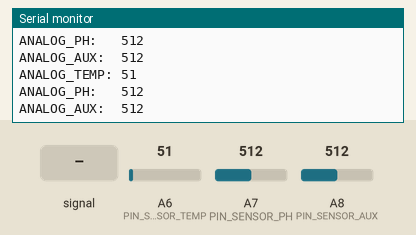
This sketch was run on a simulated Arduino Mega 2560, built with avr-gcc and run on an emulated ATmega2560. Parts: the last lines printed to the serial monitor. The test bench sets the inputs (shaded band); at power-on: A6 (PIN_SENSOR_TEMP) = 51, A7 (PIN_SENSOR_PH) = 512, A8 (PIN_SENSOR_AUX) = 512.

Above: at 1.8 s.
1.9 s: A8 (PIN_SENSOR_AUX) fed a 200 Hz sine of ±81 counts around its level
At 2.6 s:
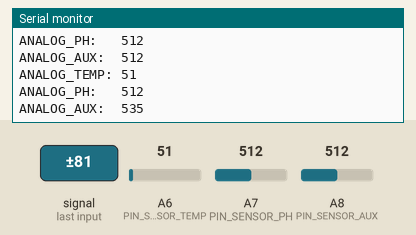
3.4 s: A6 (PIN_SENSOR_TEMP) set to 61
At 4.7 s:
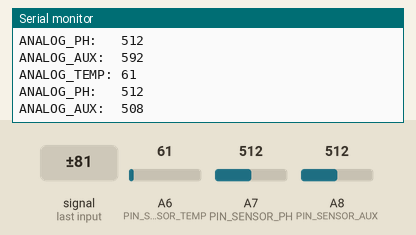
4.9 s: A7 (PIN_SENSOR_PH) set to 716
At 5.8 s:
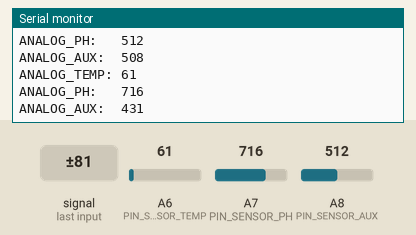
6.4 s: A8 (PIN_SENSOR_AUX) set to 716
At 7.7 s:
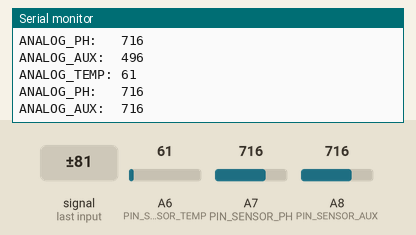
7.9 s: A8 (PIN_SENSOR_AUX) fed a 1000 Hz sine of ±255 counts around its level
At 8.6 s:
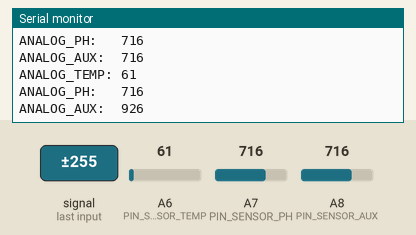
9.4 s: A6 (PIN_SENSOR_TEMP) set to 71
At 10.8 s:
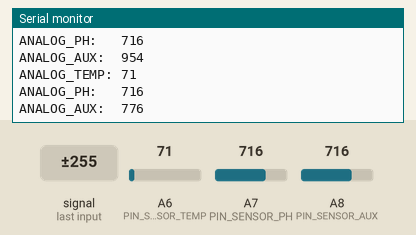
Timing chart, 0 to 11.9 s (numbered marks = the images above; inputs shaded):
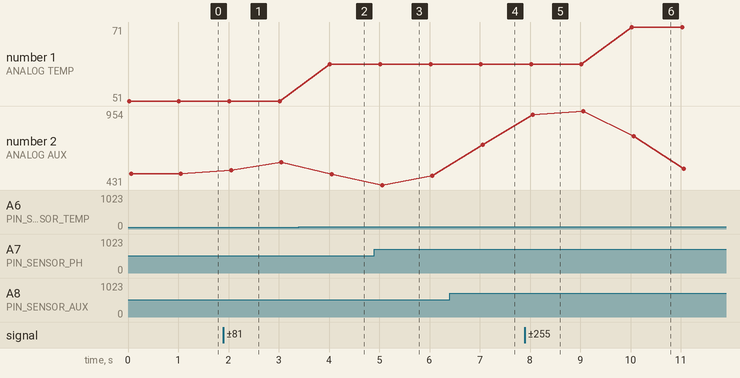

Measured:
- after the input at 1.9 s, the serial monitor: prints a new line after 0.15 s (image 1)
- after the input at 3.4 s, the serial monitor: prints a new line after 0.62 s (image 2)
- after the input at 4.9 s, the serial monitor: prints a new line after 0.14 s (image 3)
- after the input at 6.4 s, the serial monitor: prints a new line after 0.66 s (image 4)
- after the input at 7.9 s, the serial monitor: prints a new line after 0.16 s (image 5)
- after the input at 9.4 s, the serial monitor: prints a new line after 0.62 s (image 6)
- plotted number 1: 51 → 61 after the input at 3.4 s, 61 → 71 after the input at 9.4 s
- plotted number 2: 512 → 592 after the input at 1.9 s, 716 → 954 after the input at 7.9 s

The sketch:

Test_Analog_Input.ino
```cpp
// Global constants
#define DELAY_TIME      1000  // ms

#define PIN_SENSOR_TEMP A6    // INPUT: A6 (D4). DS18S20 temperature sensor Analog output to Arduino Analog Input A6 on Digital pin 4
#define PIN_SENSOR_PH   A7    // INPUT: A7 (D6).       pH meter v1.1 sensor Analog output to Arduino Analog Input A7 on Digital pin 6
#define PIN_SENSOR_AUX  A8    // INPUT: A8 (D8). Aux sensor for future use.


void setup()
{
  Serial.begin(9600);
  while(!Serial);
  Serial.println("Test_Analog_Input.ino");

  pinMode(PIN_SENSOR_TEMP,  INPUT);
  pinMode(PIN_SENSOR_PH,    INPUT);
  pinMode(PIN_SENSOR_AUX,   INPUT);
} // setup()


void loop()
{
  int analog_temp = analogRead(PIN_SENSOR_TEMP);
  int analog_ph   = analogRead(PIN_SENSOR_PH);
  int analog_aux  = analogRead(PIN_SENSOR_AUX);

  Serial.println("ANALOG_TEMP: " + String(analog_temp));
  Serial.println("ANALOG_PH:   " + String(analog_ph));
  Serial.println("ANALOG_AUX:  " + String(analog_aux));
  Serial.println();

  delay(DELAY_TIME); // Add some delay just here to slow down the output.
} // loop()
```
